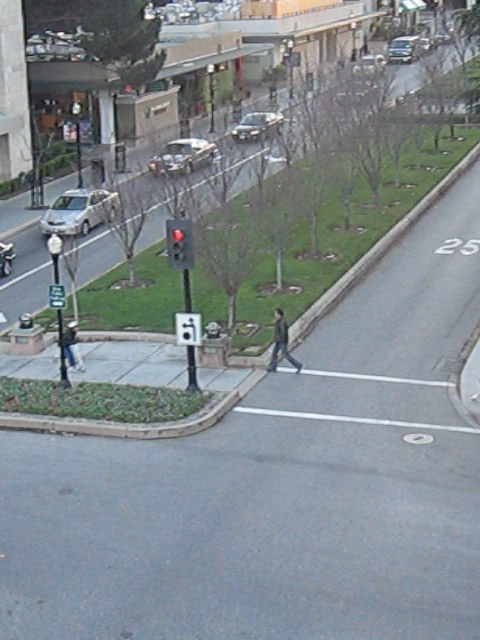
#> input picture Benchmark/Human3/img/0003.jpg, 480 x 640 px, given in place of the camera
$ python x_check_color_detection.py
#> lines starting #> are read from the running program, lines starting #| are printed output that depends on the picture; after the words box and inside, x2 and y2 are one past the last pixel; in counts of white or black regions, pixels touching at a corner belong together
#> further down, image is the input picture: shape (640, 480, 3); mean B, G, R 141.1, 136.6, 128.1
from time import sleep
import time
import cv2
from PIL import Image
import numpy as np
import matplotlib.pyplot as plt


def get_contour_areas(contours):
    all_areas= []
    for cnt in contours:
        area= cv2.contourArea(cnt)
        all_areas.append(area)
    return all_areas

def get_bbox_from_image(image, config):
    tic = time.perf_counter()
    img_hsv=cv2.cvtColor(image, cv2.COLOR_BGR2HSV)
#> img_hsv: shape (640, 480, 3); mean H, S, V 93.3, 33.2, 145

    # [10 lines of commented-out code are left out]

    lower_blue = np.array([100, 50, 100])
    upper_blue = np.array([170, 255, 255])
    mask = cv2.inRange(img_hsv, lower_blue, upper_blue)
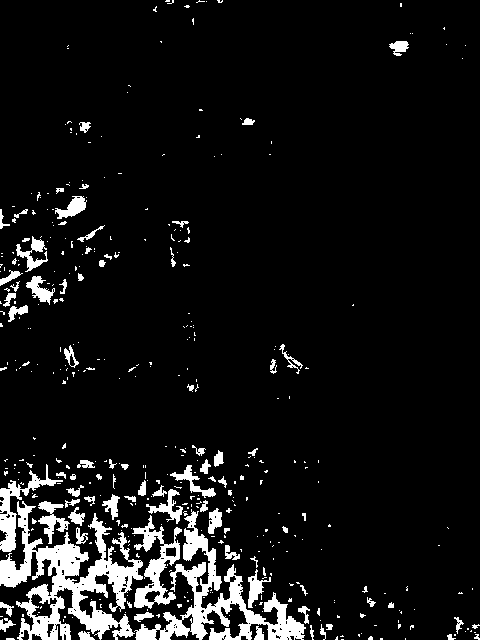
#> mask: shape (640, 480); 7.9% white; 414 white regions (330 under 20 px), largest, box (x1, y1, x2, y2) and area: (0, 501, 143, 640) 7403, (134, 509, 306, 640) 5204, (132, 515, 182, 609) 1637

    nb_iterations = 1
    mask = cv2.dilate(mask, None, iterations = nb_iterations)
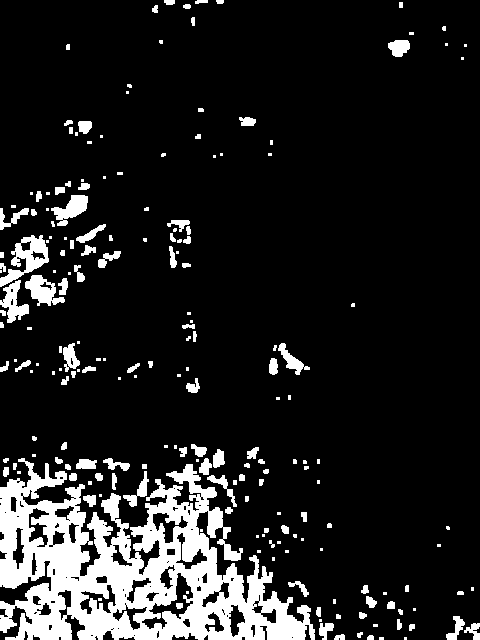
#> mask: shape (640, 480); 12.9% white; 202 white regions (91 under 20 px), largest, box (x1, y1, x2, y2) and area: (0, 458, 315, 640) 28124, (0, 235, 49, 287) 1026, (25, 275, 65, 306) 647
    mask = cv2.erode(mask, None, iterations = nb_iterations)
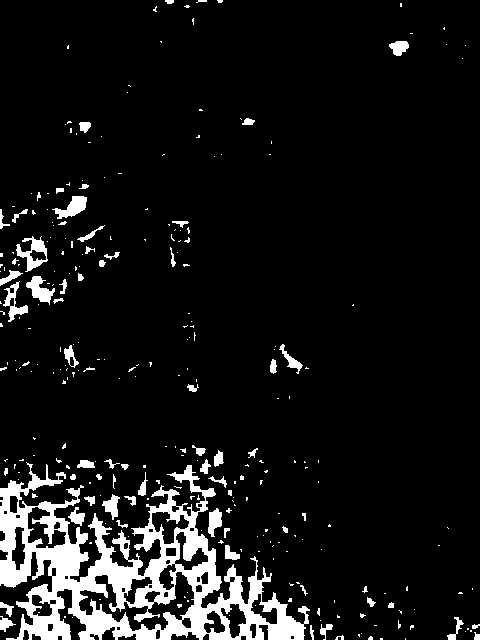
#> mask: shape (640, 480); 8.7% white; 283 white regions (215 under 20 px)

    # set my output img to zero everywhere except my mask
    output_img = image.copy()
    output_img[np.where(mask==0)] = 0
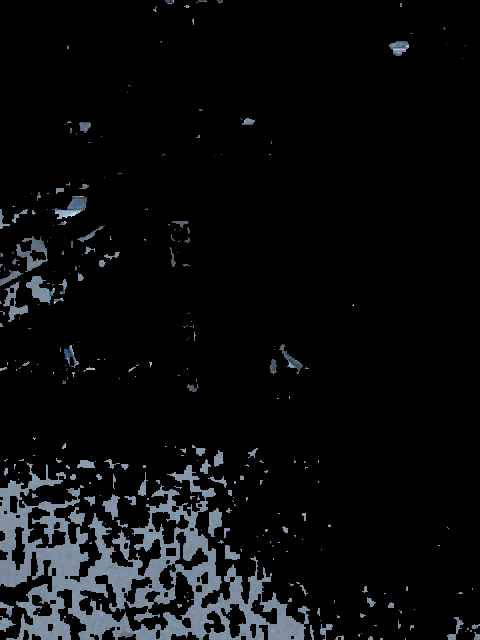
#> output_img: shape (640, 480, 3); mean B, G, R 13.7, 12.2, 10.9

    contours, _ = cv2.findContours(mask, cv2.RETR_TREE, cv2.CHAIN_APPROX_SIMPLE)
#> contours = 326 contours, 246 with area under 20; largest, box (x1, y1, x2, y2) and area: (0, 462, 310, 640) 25574, (78, 571, 195, 632) 2655, (27, 506, 67, 549) 880, (151, 511, 190, 545) 682, (174, 531, 209, 571) 520
    contours = sorted(contours, key=cv2.contourArea, reverse= True)

    if config['plot']:
        cv2.drawContours(image, contours, -1,(255,0,255),3)
    #print('Total number of contours detected: ' + str(len(contours)))

    #first_contour = cv2.drawContours(image, contours, 0,(255,0,255),3)
    # FIXME Do this more elaborate.
    # - Check shape and orientation
    # - get a t-shirt with two colors
    # - Include a tracker

    if len(contours) > 0:
        area = cv2.contourArea(contour=contours[0])
#> area = 25574.5
        #print(area)
        if area < 500:
            print(f"Nothing detected.")
            sleep(1)
            return None
    else:
        print(f"Nothing detected.")
        sleep(1)
        return None

    x, y, w, h = cv2.boundingRect(contours[0])
#> x = 0; y = 462; w = 310; h = 178
    bbox = [(x,y),(x+w,y+h)]
#> bbox = [(0, 462), (310, 640)]

    if config['plot']:
        cv2.rectangle(image,(x,y), (x+w,y+h), (255,0,0), 5)
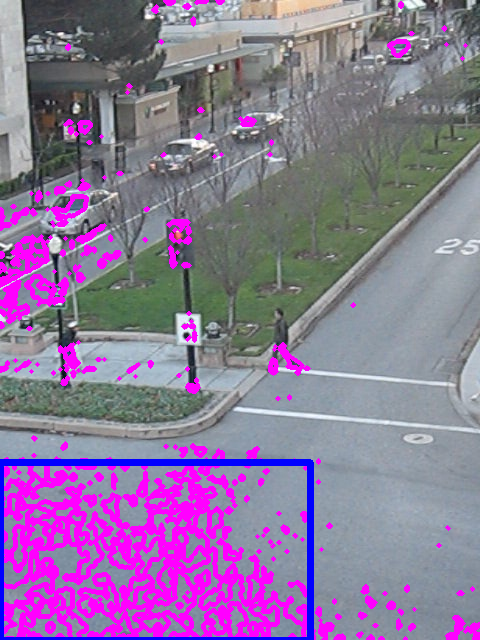
#> image: shape (640, 480, 3); mean B, G, R 154.3, 117.3, 141.2
        cv2.imshow('mask', mask)
        cv2.imshow('result', image)
        cv2.rectangle(image,(x,y), (x+w,y+h), (255,0,0), 5)

    toc = time.perf_counter()
    print(f"Time elapsed: {toc-tic:0.4f}s")
    return bbox


if __name__ == "__main__":

    config = {'plot': True}


    cap = cv2.VideoCapture(0)

    while(1):

        _, image = cap.read()
        if get_bbox_from_image(image, config) is None:
            continue

        #cv2.waitKey(0)
        k = cv2.waitKey(10) & 0xFF
#> (key q is pressed here)
        # press 'q' to exit
        if k == ord('q'):
            break

        sleep(0.3)

    cv2.destroyAllWindows()
    cap.release()

    # [16 lines of commented-out code are left out]

$ run again, on Benchmark/Human3/img/0066.jpg
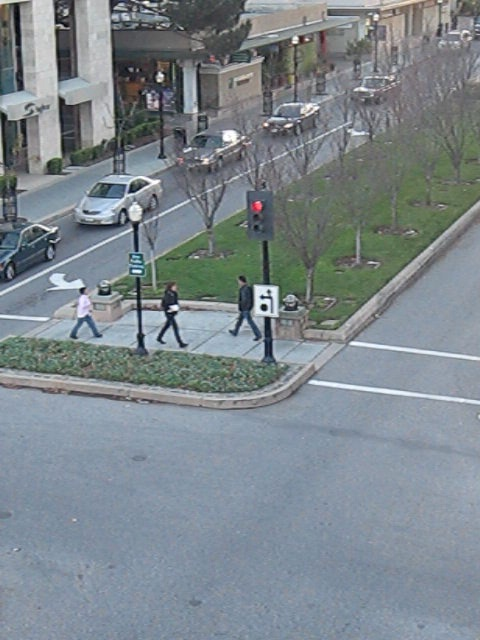
#> input picture Benchmark/Human3/img/0066.jpg, 480 x 640 px, given in place of the camera
#> image is the input picture: shape (640, 480, 3); mean B, G, R 140.4, 134.6, 125
#> img_hsv: shape (640, 480, 3); mean H, S, V 94.6, 36.5, 143.8
#> in get_bbox_from_image, `mask = cv2.inRange(img_hsv, lower_blue, upper_blue)`:
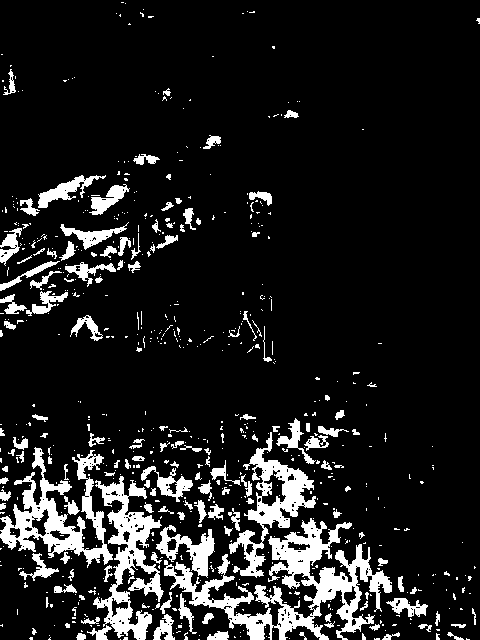
#> mask: shape (640, 480); 12.1% white; 680 white regions (532 under 20 px), largest, box (x1, y1, x2, y2) and area: (164, 518, 392, 640) 8370, (0, 447, 113, 568) 4476, (93, 476, 164, 640) 4226
#> contours = 445 contours, 325 with area under 20; largest, box (x1, y1, x2, y2) and area: (0, 447, 392, 640) 25604, (228, 432, 318, 578) 3929, (89, 485, 123, 559) 920, (17, 175, 106, 216) 850, (276, 418, 349, 464) 785
#> area = 25604
#> x = 0; y = 447; w = 392; h = 193
#> bbox = [(0, 447), (392, 640)]
#> in get_bbox_from_image, `cv2.rectangle(image,(x,y), (x+w,y+h), (255,0,0), 5)`:
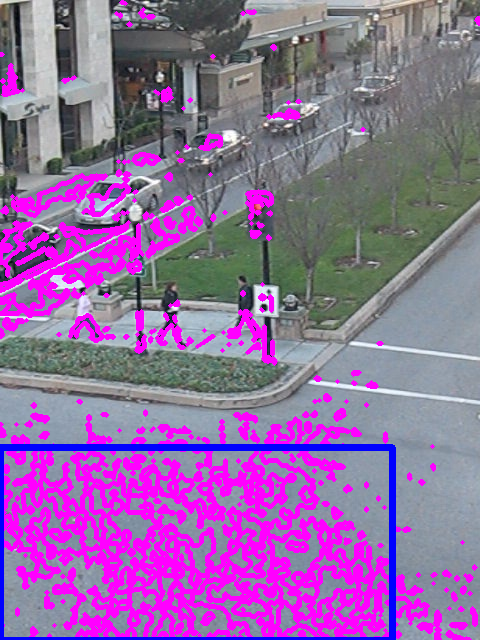
#> image: shape (640, 480, 3); mean B, G, R 161.1, 105.1, 147

$ run again, on Benchmark/Human3/img/0079.jpg
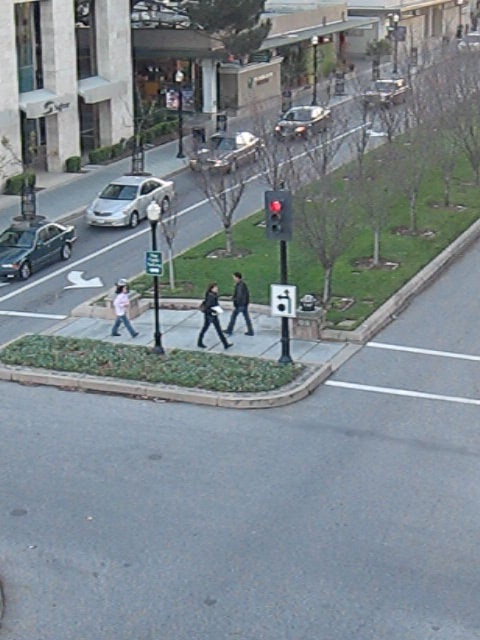
#> input picture Benchmark/Human3/img/0079.jpg, 480 x 640 px, given in place of the camera
#> image is the input picture: shape (640, 480, 3); mean B, G, R 140.4, 134.3, 124.2
#> img_hsv: shape (640, 480, 3); mean H, S, V 94.6, 37.5, 143.7
#> in get_bbox_from_image, `mask = cv2.inRange(img_hsv, lower_blue, upper_blue)`:
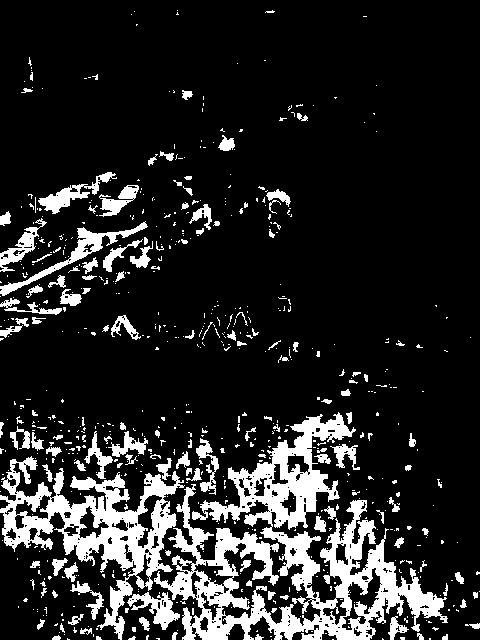
#> mask: shape (640, 480); 15.3% white; 668 white regions (537 under 20 px), largest, box (x1, y1, x2, y2) and area: (154, 412, 448, 640) 21070, (0, 456, 185, 640) 9777, (0, 221, 148, 296) 1325
#> contours = 510 contours, 349 with area under 20; largest, box (x1, y1, x2, y2) and area: (0, 412, 448, 640) 47474, (223, 543, 308, 624) 2601, (0, 221, 148, 297) 1256, (29, 172, 117, 214) 978, (188, 511, 256, 540) 926
#> area = 47474
#> x = 0; y = 412; w = 448; h = 228
#> bbox = [(0, 412), (448, 640)]
#> in get_bbox_from_image, `cv2.rectangle(image,(x,y), (x+w,y+h), (255,0,0), 5)`:
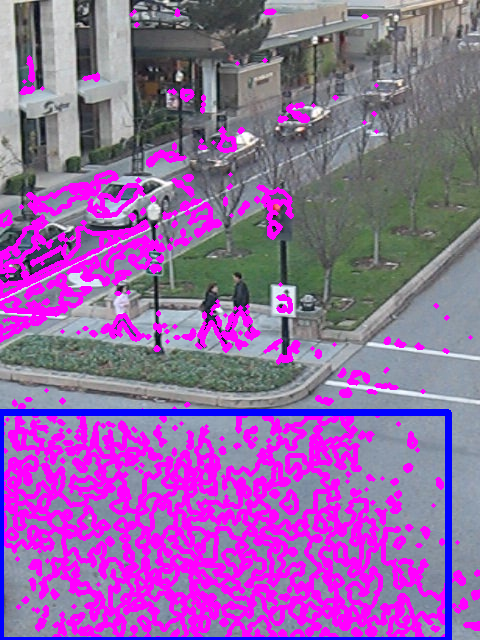
#> image: shape (640, 480, 3); mean B, G, R 163.7, 100.3, 149
